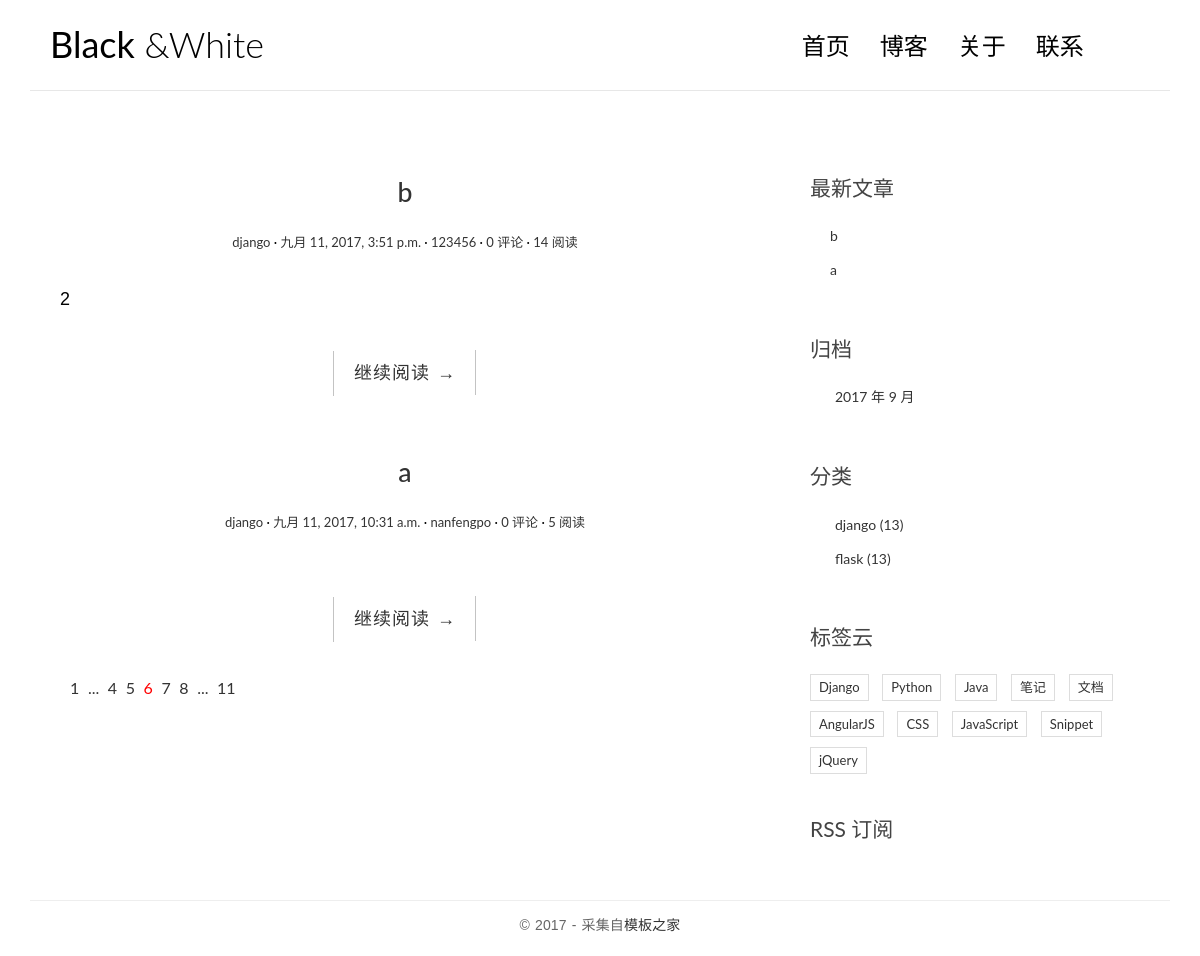
The app's page /, older data.
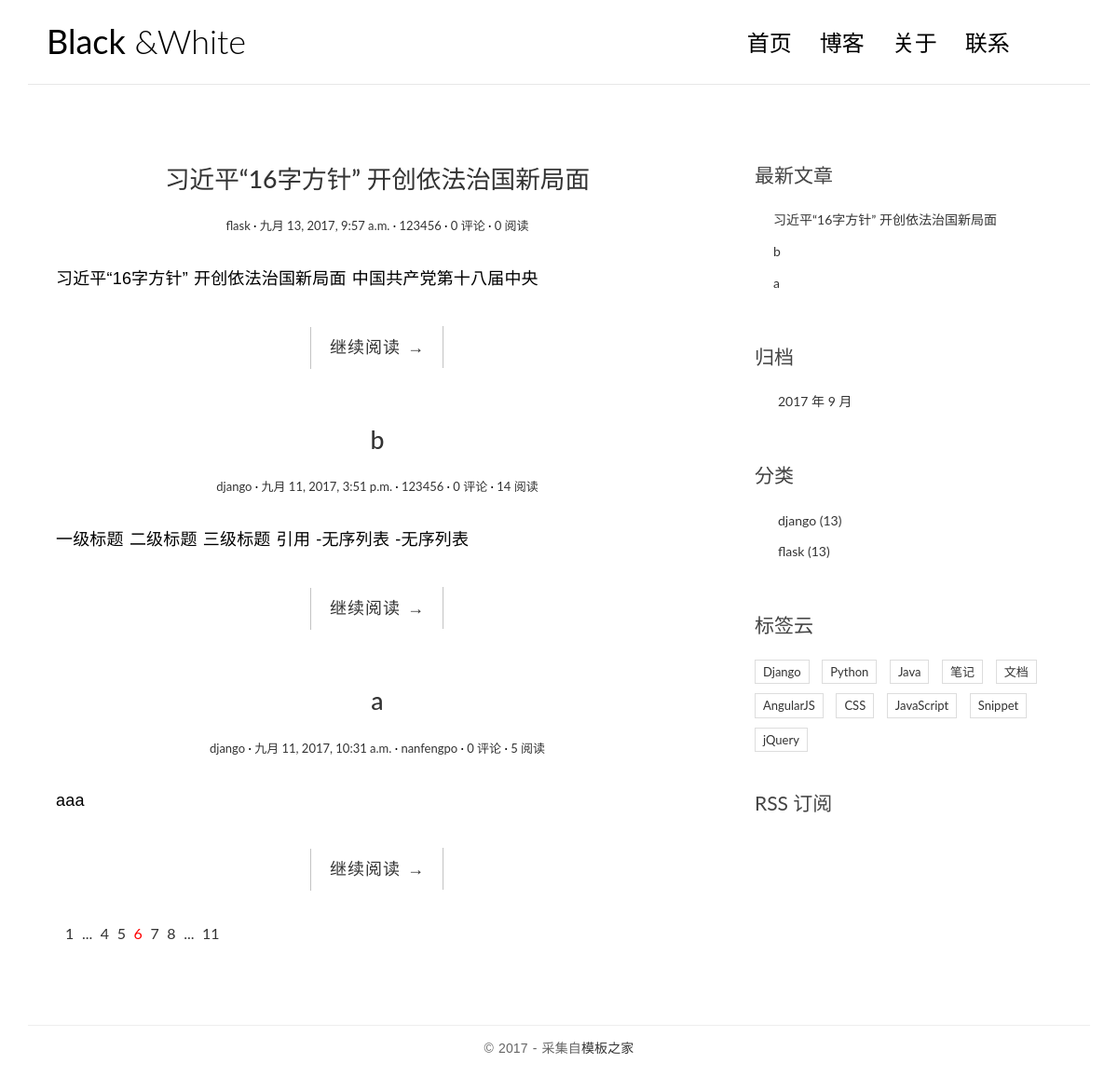
The same page, newer data.
### blog/models.py (models this page shows, shortened)
class Post(models.Model):
    title = models.CharField(max_length=64)
    body = models.TextField()
    created_time = models.DateTimeField()
    modified_time = models.DateTimeField()
    excerpt = models.CharField(max_length=256, blank=True)
    category = models.ForeignKey(Category)
    tags = models.ManyToManyField(Tag, blank=True)
    author = models.ForeignKey(User)
    views = models.PositiveIntegerField(default=0)
    class Meta:
        ordering = ['-created_time', '-modified_time']
    def get_absolute_url(self):
        return reverse('blog:detail', kwargs={'pk': self.pk})

class Category(models.Model):
    name = models.CharField(max_length=64)

### blog/views.py (the view)
# urls.py: url(r'^$', views.IndexView.as_view(), name='index'),  # as_view把IndexView变成一个视图函数
class IndexView(ListView):
    model = Post
    template_name = 'blog/index.html'
    context_object_name = 'post_list'  # 这个post_list不能瞎取,必须和模板中的变量一样

### blog/templatetags/blog_tags.py (called while the page is built)
@register.simple_tag
def get_recent_posts(num=5):
    return Post.objects.all().order_by('-created_time')[: num]

@register.simple_tag
def archives():
    return Post.objects.dates('created_time', 'month', order='DESC')

@register.simple_tag
def get_categories():
    return Category.objects.all()

### templates/blog/index.html
{% extends 'base.html' %}
{% block main %}
{% for post in post_list %}
<article class="post post-{{ post.pk }}">
    <header class="entry-header">
        <h1 class="entry-title">
            <a href="{{ post.get_absolute_url }}">{{ post.title }}</a>
        </h1>
        <div class="entry-meta">
            <span class="post-category"><a href="#">{{ post.category.name }}</a></span>
            <span class="post-date"><a href="#"><time class="entry-date" datetime="{{ post.created_time }}">{{ post.created_time }}</time></a></span>
            <span class="post-author"><a href="#">{{ post.author }}</a></span>
            <span class="comments-link"><a href="#">{{post.comment_set.count}} 评论</a></span>
            <span class="views-count"><a href="#">{{post.views}} 阅读</a></span>
        </div>
    </header>
    <div class="entry-content clearfix">
        <p>{{ post.excerpt }}</p>
        <div class="read-more cl-effect-14">
            <a href="{{ post.get_absolute_url }}" class="more-link">继续阅读 <span class="meta-nav">→</span></a>
        </div>
    </div>
</article>
{% empty %}
<div class="no-post">暂时还没有发布的文章！</div>
{% endfor %}
<div class="pagination">
    <ul>
        <li><a href="">1</a></li>
        <li><a href="">...</a></li>
        <li><a href="">4</a></li>
        <li><a href="">5</a></li>
        <li class="current"><a href="">6</a></li>
        <li><a href="">7</a></li>
        <li><a href="">8</a></li>
        <li><a href="">...</a></li>
        <li><a href="">11</a></li>
    </ul>
</div>
{% endblock main %}

### templates/base.html (shortened to what the changed rows need)
{% load staticfiles %}
{% load  blog_tags %}
<html>
<head>
    <link rel="stylesheet" href="{% static 'blog/css/bootstrap.min.css' %}">
    <link rel="stylesheet" href="{% static 'blog/css/custom.css' %}">
    <link rel="stylesheet" href="{% static 'blog/css/pace.css' %}">
    <link rel="stylesheet" href="http://code.ionicframework.com/ionicons/2.0.1/css/ionicons.min.css">
</head>
<body>
<div class="container">
    <header id="site-header">
        <div class="row">
            <div class="col-md-4 col-sm-5 col-xs-8">
                <div class="logo">
                    <h1><a href="{% url 'blog:index' %}"><b>Black</b> &amp;White</a></h1>
                </div>
            </div>
        </div>
    </header>
</div>
<div class="content-body">
    <div class="container">
        <div class="row">
            <main class="col-md-8">
                {% block main %}
                {% endblock main %}
            </main>
            <aside class="col-md-4">
                <div class="widget widget-recent-posts">
                    {% get_recent_posts as post_list %}
                    <ul>
                        {% for post in post_list %}
                        <li>
                            <a href="{{ post.get_absolute_url }}">{{post.title}}</a>
                        </li>
                        {% empty %}
                        没有更多数据
                        {% endfor %}
                    </ul>
                </div>
                <div class="widget widget-archives">
                    {% archives as date_list %}
                    <ul>
                        {% for date in date_list %}
                        <li>
                            <a href="{% url 'blog:archives' date.year date.month %}">{{date.year}} 年 {{date.month}} 月</a>
                        </li>
                        {% empty %}
                        没有数据
                        {% endfor %}
                    </ul>
                </div>
                <div class="widget widget-category">
                    {% get_categories as category_list %}
                    <ul>
                        {% for category in category_list %}
                        <li>
                            <a href="{% url 'blog:category' category.pk %}">{{category.name}} <span class="post-count">(13)</span></a>
                        </li>
                        {% empty %}
                        没有数据
                        {% endfor %}
                    </ul>
                </div>
            </aside>
        </div>
    </div>
</div>
</body>
</html>

Row changes from the older to the newer data that the page shows:
added Post: title "习近平“16字方针” 开创依法治国新局面", category.name "flask", created_time "九月 13, 2017, 9:57 a.m.", author "123456", comment_set.count "0", views "0", excerpt "习近平“16字方针” 开创依法治国新局面 中国共产党第十八届中央"
changed Post: excerpt "2" → "一级标题 二级标题 三级标题 引用 -无序列表 -无序列表"
changed Post "nanfengpo": excerpt (not shown) → "aaa"
